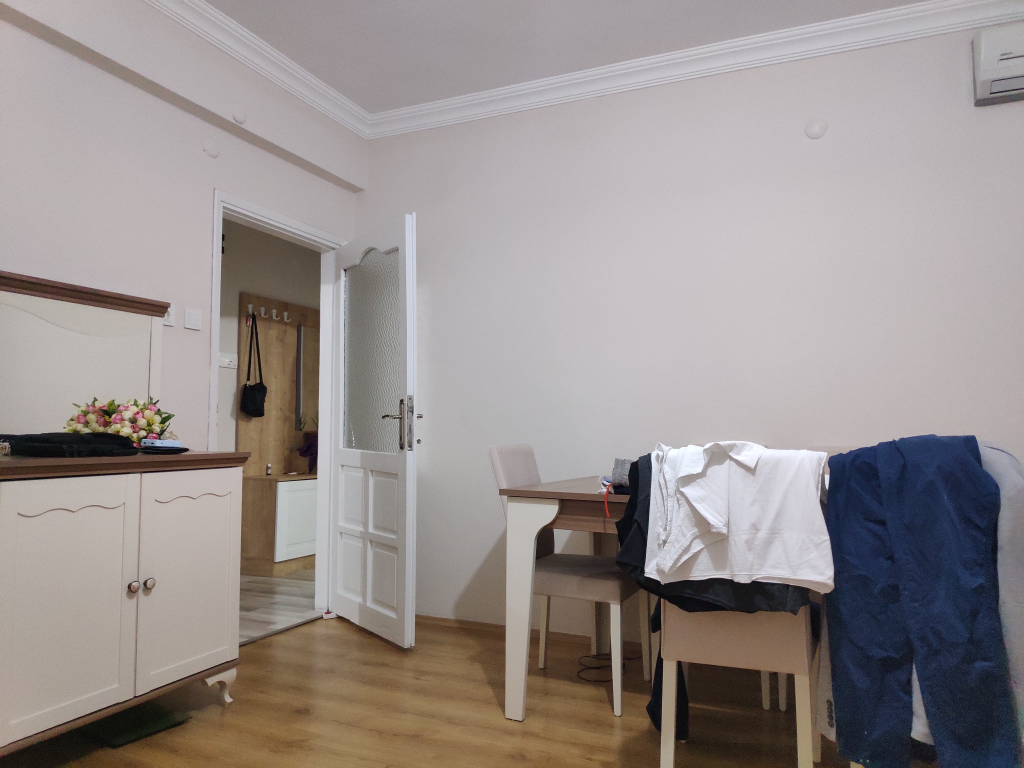
#> input picture input/raw/107_XIAOMI-MI8-SE_S.jpg, 2048 x 1536 px (shown at 1/2 size); its folder holds only this picture in this run
$ python dirtify.py
#> lines starting #> are read from the running program, lines starting #| are printed output that depends on the picture
import cv2
import os
import numpy as np
from tqdm import tqdm
from io import StringIO
import argparse
import sys
import random
import itertools
import shutil

out_w = 64
out_h = 64

# construct the argument parser
parser = argparse.ArgumentParser(description = "Filter a clean image, output a dirty one")
parser.add_argument("-j", "--jpeg", type=int,
                    help="JPEG-compress with quality (0-100%) and decompress")
parser.add_argument("-b", "--blur", type=int,
                    help="Gaussian blur with [odd] pixel radius")
parser.add_argument("-r", "--rblur", type=int,
                    help="radial blur with given iteration count (0-10")
parser.add_argument("-n", "--noise", type=float,
                    help="add noise (0-400%)")
parser.add_argument("-x", "--xout", action="store_true",
                    help="draw a dark red 1-pixel-thick X over the image")
parser.add_argument("-p", "--plus", action="store_true",
                    help="draw white horizontal and vertical lines at random positions")
parser.add_argument("-i", "--invert", action="store_true",
                    help="invert the image")
args = parser.parse_args()

# validate params
abort = False
if args.jpeg is not None and (args.jpeg < 0 or args.jpeg > 100):
    print("JPEG quality must be between 0 and 100")
    abort = True
if args.blur is not None and args.blur != 0 and args.blur % 2 == 0:
    print("blur radius must be odd")
    abort = True
if args.noise is not None and (args.noise < 0 or args.noise > 400):
    print("Noise % must be between 0 and 400")
    abort = True
if abort:
    sys.exit()

# find the right folder name for this effect
def append_names(str1, str2):
    if str1=='':
        return str2
    else:
        return f'{str1}-{str2}'

fxName = ''
if args.jpeg is not None:
    fxName = append_names(fxName, 'jpeg'+str(args.jpeg))
if args.blur is not None:
    fxName = append_names(fxName, 'blur'+str(args.blur))
if args.rblur:
    fxName = append_names(fxName, 'rblur')
if args.noise is not None:
    fxName = append_names(fxName, 'noise'+str(args.noise))
if args.xout:
    fxName = append_names(fxName, 'xout')
if args.plus:
    fxName = append_names(fxName, 'plus')
if args.invert:
    fxName = append_names(fxName, 'invert')
if fxName == '':
    fxName = 'null'

# define directories
clean_dir = 'input/clean'
clean_tiled_dir = clean_dir + '/tiled'
shutil.rmtree(clean_tiled_dir, ignore_errors=True)
os.makedirs(clean_tiled_dir, exist_ok=True)
clean_scaled_dir = clean_dir + '/scaled'
shutil.rmtree(clean_scaled_dir, ignore_errors=True)
os.makedirs(clean_scaled_dir, exist_ok=True)

dirty_dir = 'input/dirty'
dirty_tiled_dir = f'{dirty_dir}/{fxName}/tiled'
shutil.rmtree(dirty_tiled_dir, ignore_errors=True)
os.makedirs(dirty_tiled_dir, exist_ok=True)
dirty_scaled_dir = f'{dirty_dir}/{fxName}/scaled'
shutil.rmtree(dirty_scaled_dir, ignore_errors=True)
os.makedirs(dirty_scaled_dir, exist_ok=True)

raw_dir = 'input/raw'

# Dirtify function
def add_dirt(img):
    h,w,d = img.shape[:3]

    if args.invert:
        # Invert the image
        img = 255 - img

    if args.jpeg is not None:
        # Compress with JPEG at given quality, then uncompress
        encode_param = [int(cv2.IMWRITE_JPEG_QUALITY), args.jpeg]
        result, jpeg_bytes = cv2.imencode('.jpg', img, encode_param)
        img = cv2.imdecode(jpeg_bytes, cv2.IMREAD_COLOR)

    if args.noise is not None:
        # Mix 3 channels of simple noise over the image
        noise_img = np.random.rand(h,w,d) * 255
        mask_img = np.random.rand(h,w,d)
        for y, x, c in itertools.product(range(h), range(w), range(d)):
            if args.noise <= 100:
                alpha = mask_img[y,x,c] * (args.noise / 100.0) # Linear up to 100%
            else:
                alpha = mask_img[y,x,c] ** (100.0 / args.noise) # Curved above 100%
            img[y,x,c] = alpha * noise_img[y,x,c] + (1 - alpha) * img[y,x,c]

    if args.blur is not None:
        # Apply Gaussian Blur with given pixel radius
        img = cv2.GaussianBlur(img, (args.blur, args.blur), 0)

    if args.rblur is not None:
        # Apply a radial blur
        radius = 0.01
        mid_y = h / 2
        mid_x = w / 2
        growMapx = np.abs(np.tile(np.arange(h) + ((np.arange(h) - mid_x) * radius), (w, 1)).astype(np.float32))
        shrinkMapx = np.abs(np.tile(np.arange(h) - ((np.arange(h) - mid_x) * radius), (w, 1)).astype(np.float32))
        growMapy = np.abs(np.tile(np.arange(w) + ((np.arange(w) - mid_y) * radius), (h, 1)).transpose().astype(np.float32))
        shrinkMapy = np.abs(np.tile(np.arange(w) - ((np.arange(w) - mid_y) * radius), (h, 1)).transpose().astype(np.float32))

        for i in range(args.rblur):
            tmp1 = cv2.remap(img, growMapx, growMapy, cv2.INTER_LINEAR, borderMode=cv2.BORDER_REFLECT)
            tmp2 = cv2.remap(img, shrinkMapx, shrinkMapy, cv2.INTER_LINEAR, borderMode=cv2.BORDER_REFLECT)
            img = cv2.addWeighted(tmp1, 0.5, tmp2, 0.5, 0)

    if args.plus:
        # superimpose a white plus at a random position
        x = round(random.random() * w)
        y = round(random.random() * h)
        cv2.line(img, (0,y), (w, y), (255,255,255), 1)
        cv2.line(img, (x,0), (x, h), (255,255,255), 1)

    if args.xout:
        # Draw a dark red X through the image
        cv2.line(img, (0,0), (w,h), (0,0,64), 1)
        cv2.line(img, (0,h), (w,0), (0,0,64), 1)

    return img


# Iterate through raw images
images = os.listdir(raw_dir)
if '.DS_Store' in images:
    images.remove('.DS_Store') # For macOS: Skip invisible Desktop Services Store file.

for i, clean in tqdm(enumerate(images), total=len(images)):
    filename = f"{raw_dir}/{images[i]}"
    raw_img = cv2.imread(filename, cv2.IMREAD_COLOR)
#> raw_img is the input picture: shape (1536, 2048, 3); mean B, G, R 142.5, 144.1, 151.4
    in_h, in_w = raw_img.shape[:2]
#> in_h = 1536; in_w = 2048
    out_name_base = os.path.splitext(images[i])[0]

    # First do the scaled set. Resize each raw image and crop to fill a 64 x 64 image
    scale = max(out_h / in_h, out_w / in_w)
#> scale = 0.0417
    mid_y = scale * in_h / 2
#> mid_y = 32
    mid_x = scale * in_w / 2
#> mid_x = 42.67

    clean_img = cv2.resize(raw_img, None, fx = scale, fy = scale, interpolation = cv2.INTER_AREA)
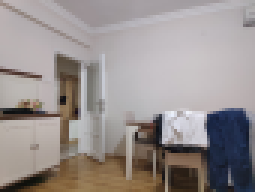
#> clean_img: shape (64, 85, 3) (shown 3 times larger); mean B, G, R 142.5, 144.1, 151.4
    out_img = clean_img[round(mid_y - out_h/2):round(mid_y + out_h/2), round(mid_x - out_w/2):round(mid_x + out_w/2)]
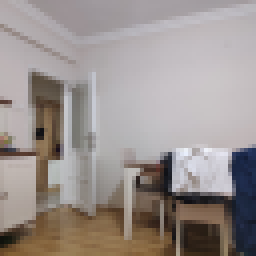
#> out_img: shape (64, 64, 3) (shown 4 times larger); mean B, G, R 142.9, 145.8, 154.1
    out_name = out_name_base + ".png" # Change the extension to png (for lossless image)
    cv2.imwrite(f"{clean_scaled_dir}/{out_name}", out_img)
    # Add that dirt!
    out_img = add_dirt(out_img)
    cv2.imwrite(f"{dirty_scaled_dir}/{out_name}", out_img)

    # Now do the tiled set: export 2x3 or 3x2 512x512-pixel tiles from each 1536x2048 or 2048x1536 raw image
    raw_tile_h = 512
    raw_tile_w = 512
    for y, x in itertools.product(range(in_h // raw_tile_h), range(in_w // raw_tile_w)):
        top = y * raw_tile_h
#> top = 0
        bottom = top + raw_tile_h
#> bottom = 512
        left = x * raw_tile_w
#> left = 0
        right = left + raw_tile_w
#> right = 512
        tile = raw_img[top:bottom, left:right]
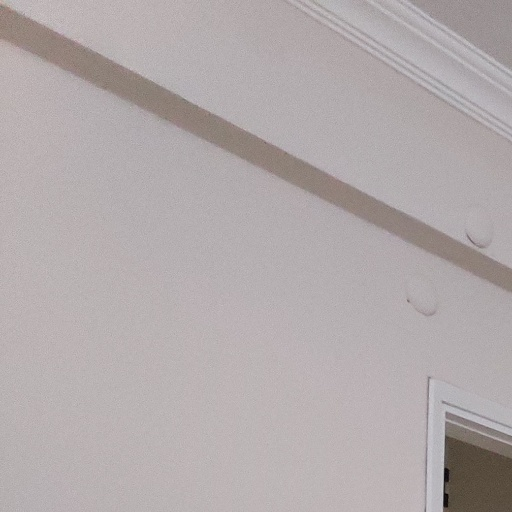
#> tile: shape (512, 512, 3); mean B, G, R 170.8, 170, 177.5
        # Scale from raw tile size to output size
        scale = out_h / raw_tile_h

        tile = cv2.resize(tile, None, fx = scale, fy = scale, interpolation = cv2.INTER_AREA)
#> tile: shape (64, 64, 3)
        out_name = out_name_base + f" ({x},{y}).png" # Change the extension to png (for lossless image)
#> out_name = '107_XIAOMI-MI8-SE_S (0,0).png'
        cv2.imwrite(f"{clean_tiled_dir}/{out_name}", tile)
        # Add that dirt!
        out_img = add_dirt(tile)
        cv2.imwrite(f"{dirty_tiled_dir}/{out_name}", out_img)

print('DONE')

$ run again, on input/raw/12_SAMSUNG-GALAXY-J5_S.jpg
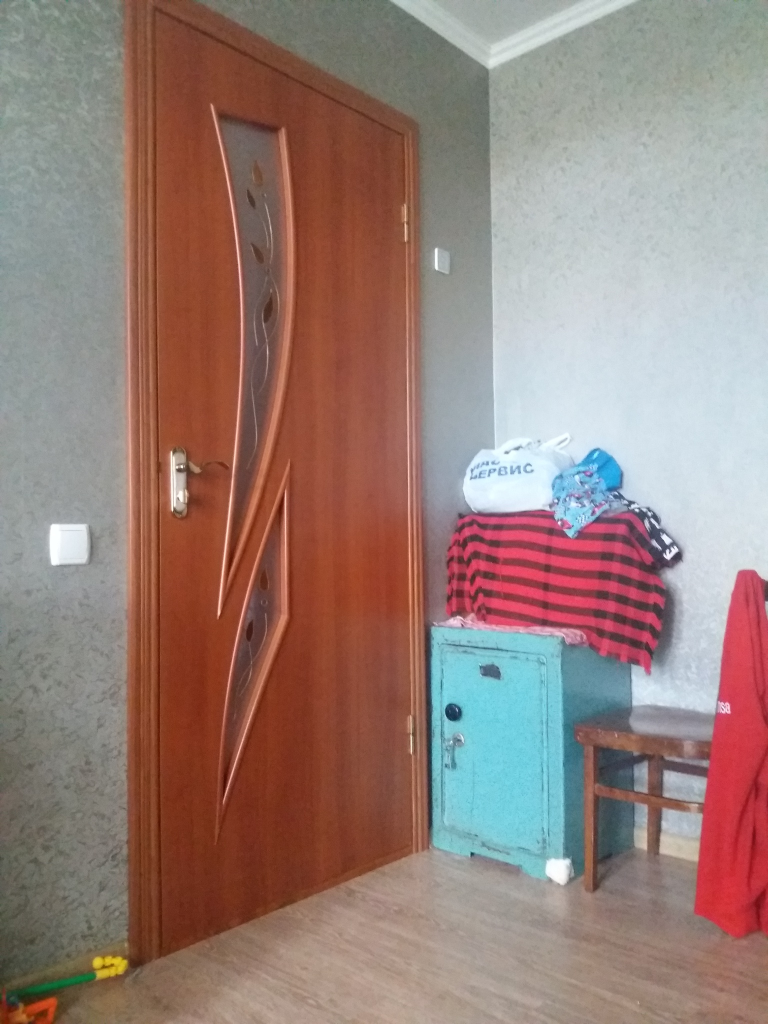
#> input picture input/raw/12_SAMSUNG-GALAXY-J5_S.jpg, 1536 x 2048 px (shown at 1/2 size)
#> raw_img is the input picture: shape (2048, 1536, 3); mean B, G, R 119.6, 126.8, 150.8
#> `out_img = clean_img[round(mid_y - out_h/2):round(mid_y + out_h/2), rou..`:
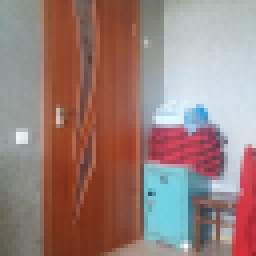
#> out_img: shape (64, 64, 3) (shown 4 times larger); mean B, G, R 121.8, 127, 153.6
#> `tile = raw_img[top:bottom, left:right]`:
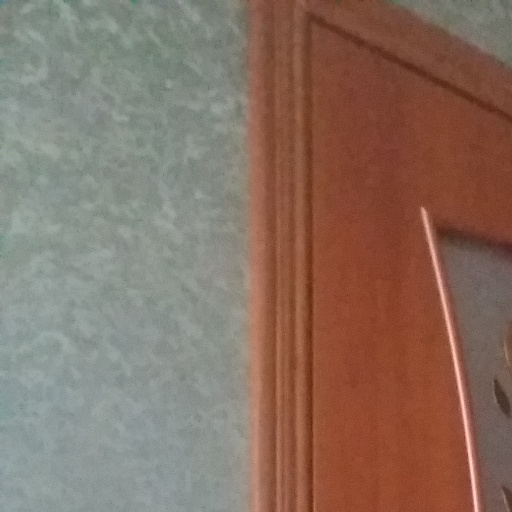
#> tile: shape (512, 512, 3); mean B, G, R 99, 112.4, 136
